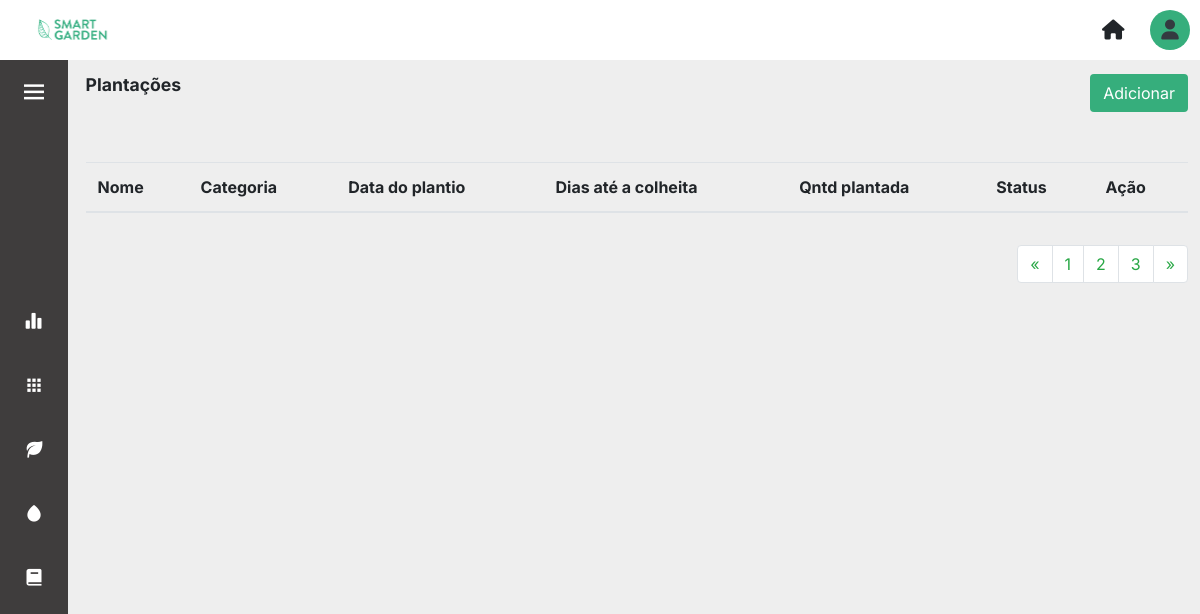
Page /plantacoes/ (signed in) on the earlier database version.
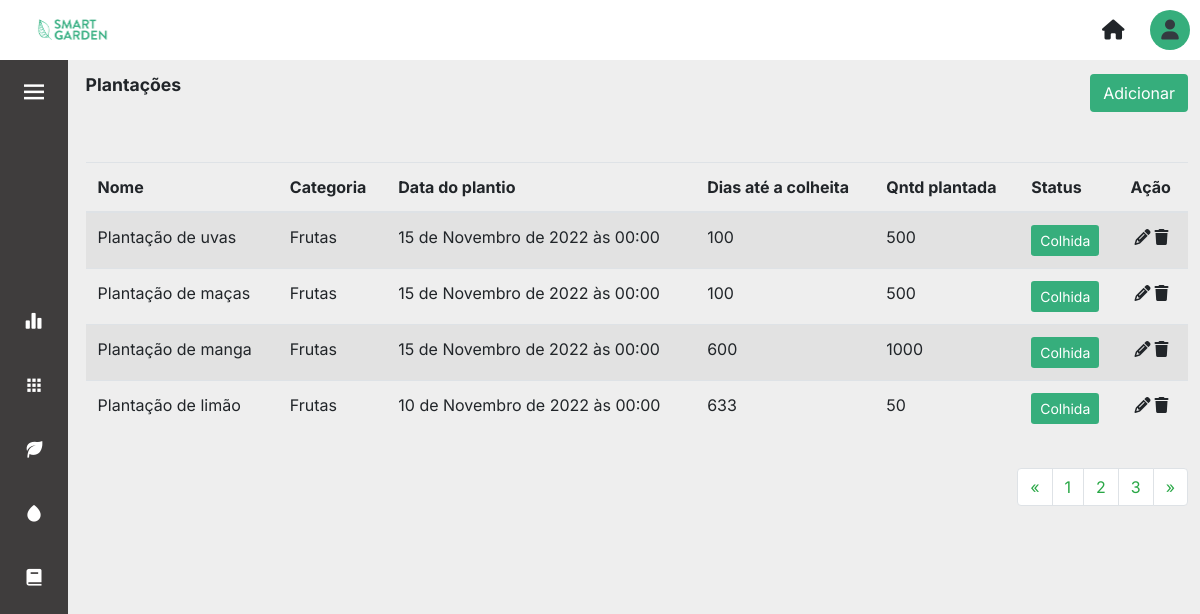
Same page on the later database version.
### core/models.py (models this page shows, shortened)
class Plantacao(models.Model):
    descricao = models.CharField(max_length=100)
    qntDiasColheita = models.IntegerField(null=True)
    qntPlantada = models.IntegerField(null=True)
    qntColhida = models.IntegerField(null=True)
    dtPlantio = models.DateTimeField(default=datetime.today)
    categoria = models.ForeignKey(Categoria, on_delete=models.CASCADE)
    areacultivo = models.ForeignKey(AreaCultivo, on_delete=models.CASCADE, null=True)
    colhida = models.BooleanField(null=False, default=False)

class Categoria(models.Model):
    nome = models.CharField(max_length=45)
    def __str__(self):
        return self.nome

### core/views.py (the view)
# urls.py: path('plantacoes/', views.plantacoes, name='plantacoes'),
def plantacoes(request):
    plantacoes = Plantacao.objects.all()
    contexto = {
        'plantacoes': plantacoes
    }
    return render(request, 'plantações.html', contexto)

### templates/plantações.html
{% extends 'layout.html' %} {% load static %} {% block content %}
<div>
    <div class="d-flex align-items-center justify-content-between mb-3">
		<p class="title-page">Plantações</p>
		<a href="{% url 'cadastrar_plantacoes' %}"><button type="button" class="btn btn_salvar">Adicionar</button></a>
	</div>
  <table class="table table-striped table-hover mt-5">
        <thead class="border-botton border-secondary">
            <tr>
                <th scope="col">Nome</th>
                <th scope="col">Categoria</th>
                <th scope="col">Data do plantio</th>
                <th scope="col">Dias até a colheita</th>
                <th scope="col">Qntd plantada</th>
                <th scope="col"></i>Status</th>
                <th scope="col"></i>Ação</th>
            </tr>
        </thead>
        <tbody>
            {% for plantacao in plantacoes %}
            <tr>
                <td>{{plantacao.descricao}}</td>
                <td>{{plantacao.categoria}}</td>
                <td>{{plantacao.dtPlantio}}</td>
                <td>{{plantacao.qntDiasColheita}}</td>
                <td>{{plantacao.qntPlantada}}</td>
                <td><a href="{% url 'update_colhida' plantacao.id %}"><button class="btn btn-sm btn_tables"> Colhida </button></a></td>
                <td><a href="{% url 'update_plantacoes' plantacao.id %}" class="m-1"><i class="fa-solid fa-pencil text-black"></i></a><a href="{% url 'delete_plantacoes' plantacao.id %}" ><i class="fa-sharp fa-solid fa-trash text-black"></i></a></td>
            </tr>
            {% endfor %}
        </tbody>
    </table>
    <div class="container_pagination">
        <nav aria-label="Page-navigation">
            <ul class="pagination">
            <li class="page-item ">
                <a class="page-link text-success" href="#" aria-label="Previous">
                <span aria-hidden="true">&laquo;</span>
                </a>
            </li>
            <li class="page-item "><a class="page-link text-success" href="#">1</a></li>
            <li class="page-item "><a class="page-link text-success" href="#">2</a></li>
            <li class="page-item "><a class="page-link text-success" href="#">3</a></li>
            <li class="page-item ">
                <a class="page-link text-success" href="#" aria-label="Next">
                <span aria-hidden="true">&raquo;</span>
                </a>
            </li>
            </ul>
        </nav>
    </div>
</div>
  {% endblock %}

### templates/layout.html (shortened to what this page needs)
{%load static%}
<!DOCTYPE html>
<html lang="pt-BR">
	<head>
		<link rel="stylesheet" href="https://cdn.jsdelivr.net/npm/bootstrap@4.6.2/dist/css/bootstrap.min.css">
		<link rel="stylesheet" href="{%static 'css/layout.css'%}" />
		<link rel="stylesheet" href="{%static 'css/layout_header.css'%}" />
		<link rel="stylesheet" href="{%static 'css/layout_sidebar.css'%}" />
		<link rel="stylesheet" href="{%static 'css/global.css'%}" />
		<link rel="stylesheet" href="{%static 'css/areas.css'%}" />
		<link rel="stylesheet" href="{%static 'css/forms.css'%}" />
		<link href="https://cdn.jsdelivr.net/npm/boxicons@latest/css/boxicons.min.css" rel="stylesheet" />
	</head>
	<body id="body-pd">
		<section class="layout">
			<header>{% include 'partials/_header.html' %}</header>
			<modal>{% include 'partials/_modal_usuario.html' %}</modal>
			<aside id="section-pd">{% include 'partials/_sidebar.html' %}</aside>
			<main id="main-ml">{% block content %} {% endblock %}</main>
		</section>
	</body>
</html>

### templates/partials/_header.html (shortened to what this page needs)
{%load static%}
<div>
	<div class="list-itens">
		<ul class="itens mb-0">
			<div>
				<li class="logo">
					<a href="{% url "inicio" %}"><img src="{%static 'img/LOGO.png'%}" alt="logo" height="38px" width="89,5px"/></a>
				</li>
			</div>
			<div>
				<li>
					<a href="{% url "inicio" %}"><i class="fa-solid fa-house"></i></a>
				</li>
				<li>
					<div class="circle">
						<div class="dropdown">
							<a href="#" data-toggle="dropdown"><i class="fa-solid fa-user text-dark" ></i></a>
				</li>
			</div>
		</ul>
	</div>
</div>

### templates/partials/_modal_usuario.html (shortened to what this page needs)
<div>

### templates/partials/_sidebar.html (shortened to what this page needs)
<div class="l-navbar" id="nav-bar">
	<nav class="nav">
		<div class="btn-toggle">
			<i class="bx bx-menu" id="btn-toggle"></i>
		</div>
		<div class="nav_list">
			<a href="{% url 'inicio' %}" class="nav_link link_sidebar" id="link_inicio">
				<i class="bx bxs-bar-chart-alt-2 nav_icon"></i>
			</a>
			<a href="{% url 'areas' %}" class="nav_link link_sidebar" id="link_areas">
				<i class="bx bxs-grid nav_icon"></i>
			</a>
			<a href="{% url 'plantacoes' %}" class="nav_link link_sidebar" id="link_plantacoes">
				<i class="bx bxs-leaf nav_icon"></i>
			</a>
			<a href="{% url 'irrigacoes' %}" class="nav_link link_sidebar" id="link_irrigacoes">
				<i class="bx bxs-droplet nav_icon"></i>
			</a>
			<a href="{% url 'tarefas' %}"class="nav_link link_sidebar" id="link_tarefas">
				<i class="bx bxs-book nav_icon"></i>
			</a>
		</div>
	</nav>
</div>

### static/css/layout.css (style rules this page uses)
body { background-color: var(--light-color); overflow: hidden; }
.layout { display: grid; grid-template-rows: auto auto; grid-template-areas: 'header' 'header' 'aside' 'main'; }
header { grid-area: header; width: 100%; position: fixed; z-index: 2; }
main { grid-area: main; min-height: 100vh; padding-bottom: 2rem; position: relative; transition: 0.5s; padding-top: 1rem; padding-left: calc(var(--nav-width) + 1.1rem); padding-right: 1%; background-color: var(--light-color); max-width: 100vw; }
aside { grid-area: aside; z-index: 1; margin-top: 3.5rem; }

### static/css/layout_header.css (style rules this page uses)
.itens { display: flex; align-items: center; padding: 10px; background-color: var(--white-color); list-style: none; font-size: 20px; justify-content: space-between; }
.itens li { display: inline-block; }
.itens li a { color: inherit; margin: 20px; }
.circle { display: flex; width: 40px; height: 40px; background-color: var(--green-secondary); border-radius: 25px; justify-content: center; align-items: center; }
.circle a i { color: var(--white-color); }

### static/css/layout_sidebar.css (style rules this page uses)
a { text-decoration: none; }
.btn-toggle { color: var(--white-color); font-size: 30px; cursor: pointer; margin-left: calc((var(--nav-width) - 30px) / 2); }
.l-navbar { position: fixed; top: 5; left: -30%; width: var(--nav-width); height: 100vh; background-color: var(--gray-dark); padding: 0.5rem 1rem 0 0; transition: 0.5s; z-index: 1; }
.nav { height: 70%; display: flex; flex-direction: column; justify-content: space-between; overflow: hidden; }
.nav_logo, .nav_link { display: grid; grid-template-columns: max-content max-content; align-items: center; column-gap: 1rem; padding: 0.5rem 0 0.5rem 1.5rem; }
.nav_link { position: relative; color: var(--white-color); margin-bottom: 1.5rem; transition: 0.3s; }
.nav_icon { font-size: 1.25rem; }
@media screen and (min-width: 350px) { .l-navbar { left: 0; padding: 1rem 1rem 0 0; } }

### static/css/global.css (style rules this page uses)
* { margin: 0; padding: 0; }
:root { --nav-width: 68px; --gray-dark: #3f3d3d; --green-primary: #0bd692; --green-secondary: #36ae7c; --white-color: #ffffff; --light-color: #eeeeee; --body-font: 'Inter', sans-serif; --title-font: 'Roboto' sans-serif; --font-name: 'Raleway', sans-serif; --normal-font-size: 1rem; --z-fixed: 100; }
body { position: relative; font-family: var(--body-font); font-size: var(--normal-font-size); transition: 0.5s; max-width: 100vw; }
.title-page { font-family: var(--title-font); font-weight: 700; font-size: 1.1rem; }
.container_pagination { margin-top: 2rem; display:flex; position:relative; justify-content: flex-end; }

### static/css/areas.css (style rules this page uses)
a { color: inherit; }

### static/css/forms.css (style rules this page uses)
.btn_tables, .btn_tables:hover { background-color: var(--green-secondary) !important; color: var(--white-color) !important; }
.btn_salvar, .btn_salvar:hover { background-color: var(--green-secondary) !important; color: var(--white-color) !important; float: right; margin-left: 0.5rem; }

Differences in the rows shown:
added Plantacao: descricao "Plantação de uvas", categoria "Frutas", dtPlantio "15 de Novembro de 2022 às 00:00", qntDiasColheita "100", qntPlantada "500"
added Plantacao: descricao "Plantação de maças", categoria "Frutas", dtPlantio "15 de Novembro de 2022 às 00:00", qntDiasColheita "100", qntPlantada "500"
added Plantacao: descricao "Plantação de manga", categoria "Frutas", dtPlantio "15 de Novembro de 2022 às 00:00", qntDiasColheita "600", qntPlantada "1000"
added Plantacao: descricao "Plantação de limão", categoria "Frutas", dtPlantio "10 de Novembro de 2022 às 00:00", qntDiasColheita "633", qntPlantada "50"
